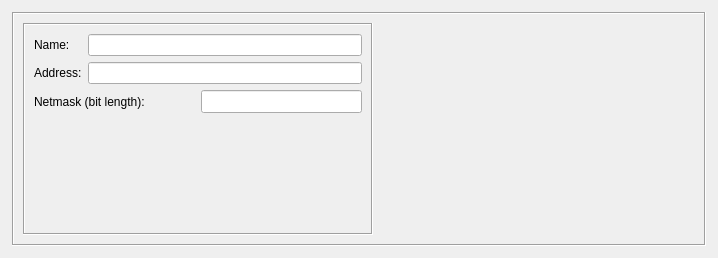
<?xml version="1.0" encoding="UTF-8"?>
<ui version="4.0">
 <class>NetworkDialogIPv6_q</class>
 <widget class="QWidget" name="NetworkDialogIPv6_q">
  <property name="enabled">
   <bool>true</bool>
  </property>
  <property name="geometry">
   <rect>
    <x>0</x>
    <y>0</y>
    <width>718</width>
    <height>258</height>
   </rect>
  </property>
  <property name="sizePolicy">
   <sizepolicy hsizetype="Minimum" vsizetype="Minimum">
    <horstretch>0</horstretch>
    <verstretch>0</verstretch>
   </sizepolicy>
  </property>
  <property name="windowTitle">
   <string>Network</string>
  </property>
  <layout class="QGridLayout" name="gridLayout_2">
   <property name="margin">
    <number>12</number>
   </property>
   <property name="spacing">
    <number>12</number>
   </property>
   <item row="0" column="0">
    <widget class="QFrame" name="frame7">
     <property name="sizePolicy">
      <sizepolicy hsizetype="Expanding" vsizetype="Expanding">
       <horstretch>0</horstretch>
       <verstretch>0</verstretch>
      </sizepolicy>
     </property>
     <property name="frameShape">
      <enum>QFrame::Box</enum>
     </property>
     <property name="frameShadow">
      <enum>QFrame::Sunken</enum>
     </property>
     <layout class="QGridLayout" name="gridLayout">
      <item row="0" column="0" rowspan="2">
       <widget class="QFrame" name="frame50">
        <property name="sizePolicy">
         <sizepolicy hsizetype="Fixed" vsizetype="Preferred">
          <horstretch>0</horstretch>
          <verstretch>0</verstretch>
         </sizepolicy>
        </property>
        <property name="minimumSize">
         <size>
          <width>350</width>
          <height>16</height>
         </size>
        </property>
        <property name="maximumSize">
         <size>
          <width>350</width>
          <height>16777215</height>
         </size>
        </property>
        <property name="frameShape">
         <enum>QFrame::Box</enum>
        </property>
        <property name="frameShadow">
         <enum>QFrame::Sunken</enum>
        </property>
        <layout class="QGridLayout" name="gridLayout_3">
         <item row="0" column="0">
          <widget class="QLabel" name="textLabel1">
           <property name="text">
            <string>Name:</string>
           </property>
           <property name="wordWrap">
            <bool>false</bool>
           </property>
          </widget>
         </item>
         <item row="0" column="1">
          <widget class="QLineEdit" name="obj_name">
           <property name="sizePolicy">
            <sizepolicy hsizetype="Preferred" vsizetype="Fixed">
             <horstretch>200</horstretch>
             <verstretch>0</verstretch>
            </sizepolicy>
           </property>
           <property name="minimumSize">
            <size>
             <width>0</width>
             <height>0</height>
            </size>
           </property>
          </widget>
         </item>
         <item row="1" column="0">
          <widget class="QLabel" name="textLabel2_2">
           <property name="text">
            <string>Address:</string>
           </property>
           <property name="wordWrap">
            <bool>false</bool>
           </property>
          </widget>
         </item>
         <item row="1" column="1">
          <widget class="QLineEdit" name="address">
           <property name="sizePolicy">
            <sizepolicy hsizetype="Preferred" vsizetype="Fixed">
             <horstretch>200</horstretch>
             <verstretch>0</verstretch>
            </sizepolicy>
           </property>
           <property name="minimumSize">
            <size>
             <width>0</width>
             <height>0</height>
            </size>
           </property>
          </widget>
         </item>
         <item row="2" column="0" colspan="2">
          <layout class="QHBoxLayout" name="horizontalLayout">
           <item>
            <widget class="QLabel" name="textLabel2_2_2">
             <property name="text">
              <string>Netmask (bit length):</string>
             </property>
             <property name="wordWrap">
              <bool>false</bool>
             </property>
            </widget>
           </item>
           <item>
            <widget class="QLineEdit" name="netmask">
             <property name="sizePolicy">
              <sizepolicy hsizetype="Preferred" vsizetype="Fixed">
               <horstretch>0</horstretch>
               <verstretch>0</verstretch>
              </sizepolicy>
             </property>
             <property name="minimumSize">
              <size>
               <width>0</width>
               <height>23</height>
              </size>
             </property>
            </widget>
           </item>
          </layout>
         </item>
         <item row="3" column="1">
          <spacer name="verticalSpacer">
           <property name="orientation">
            <enum>Qt::Vertical</enum>
           </property>
           <property name="sizeHint" stdset="0">
            <size>
             <width>20</width>
             <height>104</height>
            </size>
           </property>
          </spacer>
         </item>
        </layout>
       </widget>
      </item>
      <item row="1" column="1">
       <widget class="CommentKeywords" name="commentKeywords" native="true">
        <property name="sizePolicy">
         <sizepolicy hsizetype="Expanding" vsizetype="Expanding">
          <horstretch>0</horstretch>
          <verstretch>0</verstretch>
         </sizepolicy>
        </property>
       </widget>
      </item>
     </layout>
    </widget>
   </item>
  </layout>
 </widget>
 <customwidgets>
  <customwidget>
   <class>CommentKeywords</class>
   <extends>QWidget</extends>
   <header>CommentKeywords.h</header>
   <container>1</container>
  </customwidget>
 </customwidgets>
 <tabstops>
  <tabstop>obj_name</tabstop>
  <tabstop>address</tabstop>
 </tabstops>
 <resources>
  <include location="MainRes.qrc"/>
 </resources>
 <connections>
  <connection>
   <sender>address</sender>
   <signal>editingFinished()</signal>
   <receiver>NetworkDialogIPv6_q</receiver>
   <slot>addressEntered()</slot>
   <hints>
    <hint type="sourcelabel">
     <x>199</x>
     <y>116</y>
    </hint>
    <hint type="destinationlabel">
     <x>333</x>
     <y>130</y>
    </hint>
   </hints>
  </connection>
  <connection>
   <sender>address</sender>
   <signal>returnPressed()</signal>
   <receiver>NetworkDialogIPv6_q</receiver>
   <slot>addressEntered()</slot>
   <hints>
    <hint type="sourcelabel">
     <x>199</x>
     <y>116</y>
    </hint>
    <hint type="destinationlabel">
     <x>333</x>
     <y>130</y>
    </hint>
   </hints>
  </connection>
 </connections>
 <slots>
  <slot>changed()</slot>
 </slots>
</ui>
